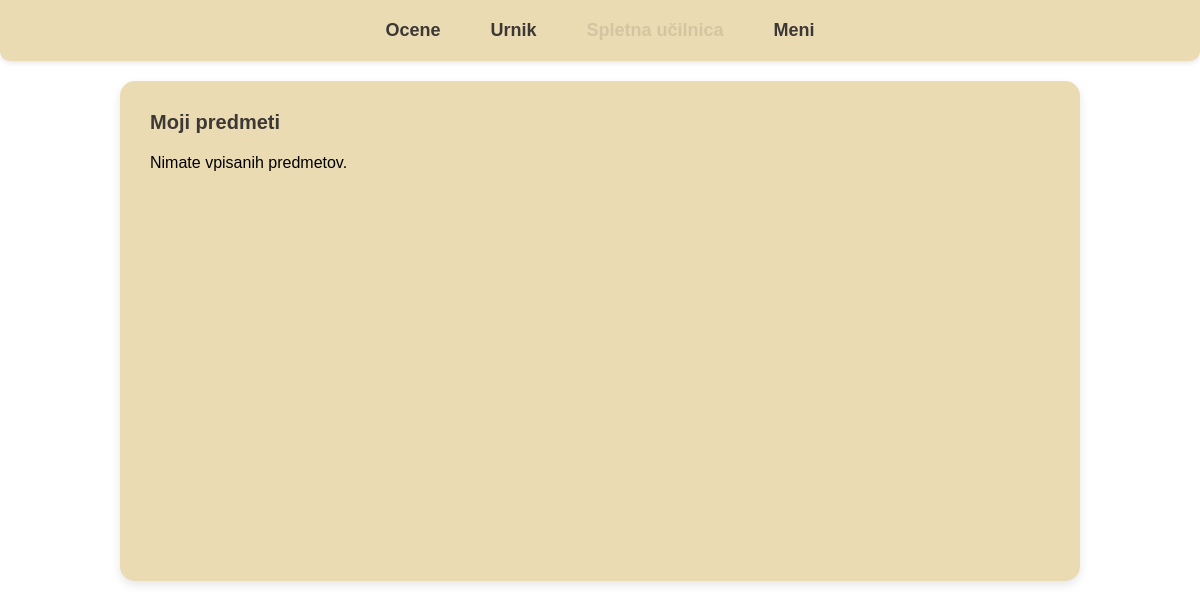
The page /predmeti.php (signed in) on the database as committed earlier.
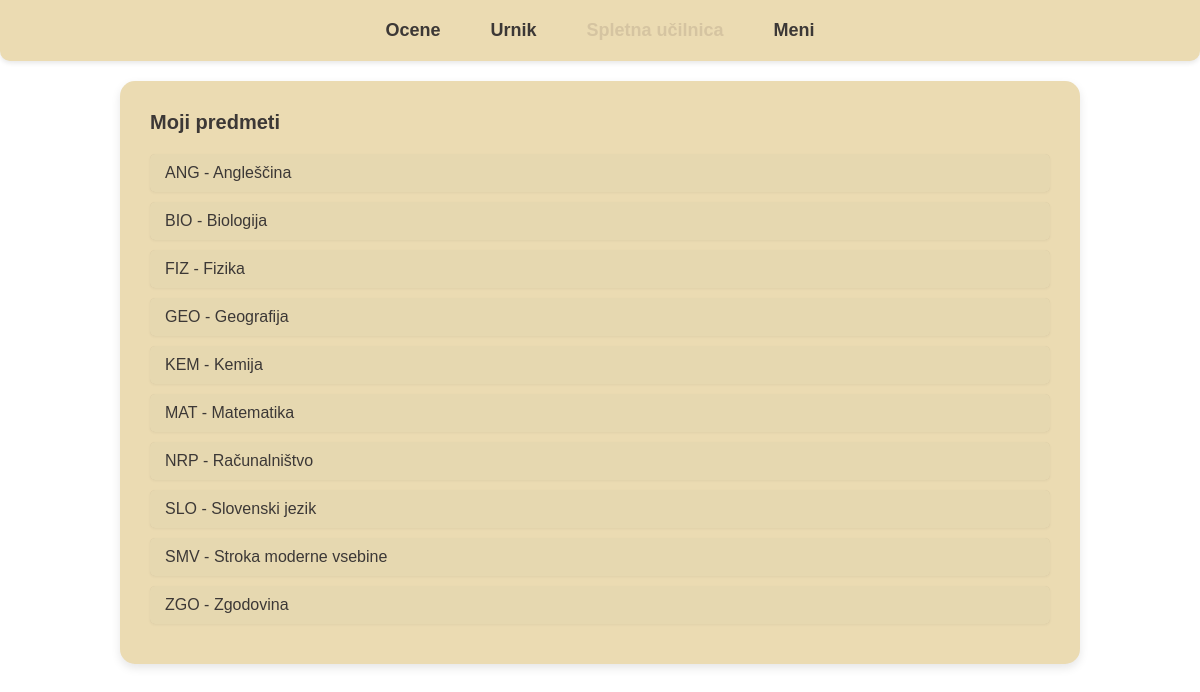
The same page on the database as committed later.
### tables this page shows
CREATE TABLE `predmeti` (
  `id` int(11) NOT NULL,
  `ime` varchar(45) NOT NULL,
  `koda` varchar(10) NOT NULL,
  `opis` text DEFAULT NULL,
  `status` enum('aktiven','neaktiven') DEFAULT 'aktiven'
);

### src/predmeti.php (the view, shortened to what this page needs)
<?php
$uporabnik = get_trenutni_uporabnik();
$uporabnik_id = $uporabnik['id'];
$vloga = $uporabnik['vloga'];
global $pdo;
if ($vloga === 'ucenec') {
    $stmt = $pdo->prepare("
        SELECT p.id, p.ime, p.koda, p.opis
        FROM predmeti p
        INNER JOIN ucenci_predmeti up ON p.id = up.id_predmeta
        WHERE up.id_ucenca = ? AND up.status = 'vpisano' AND p.status = 'aktiven'
        ORDER BY p.ime
    ");
    $stmt->execute([$uporabnik_id]);
    $predmeti = $stmt->fetchAll();
} else {
    $stmt = $pdo->prepare("SELECT id, ime, koda, opis FROM predmeti WHERE status = 'aktiven' ORDER BY ime");
    $stmt->execute();
    $predmeti = $stmt->fetchAll();
}
?>
<!DOCTYPE html>
<html lang="sl">
<head>
    <link rel="stylesheet" href="styles.css">
</head>
<body>
    <nav class="main-nav">
        <a href="ocene.php">Ocene</a>
        <a href="urnik.php">Urnik</a>
        <a href="#" class="active">Spletna učilnica</a>
        <a href="meni.php">Meni</a>
    </nav>
    <div class="content-container">
        <div class="subjects-list-box">
            <h3>Moji predmeti</h3>
            <?php if (empty($predmeti)): ?>
                <p>Nimate vpisanih predmetov.</p>
            <?php else: ?>
                <?php foreach ($predmeti as $predmet): ?>
                    <div class="subject-row-item">
                        <span class="subject-name-display">
                            <?php echo htmlspecialchars($predmet['koda'] . ' - ' . $predmet['ime']); ?>
                        </span>
                    </div>
                <?php endforeach; ?>
            <?php endif; ?>
        </div>
    </div>
</body>
</html>

### src/styles.css (style rules this page uses)
:root { --color-light-beige: #EBDBB2; --color-dark-beige: #D5C4A1; --color-text: #3c3836; --color-white: #FFFFFF; }
* { box-sizing: border-box; margin: 0; padding: 0; font-family: Arial, Helvetica, sans-serif; }
body { background-color: var(--color-white); padding: 0; display: block; }
.content-container { max-width: 1000px; margin: 20px auto; padding: 0 20px; }
.main-nav { width: 100%; background-color: var(--color-light-beige); padding: 15px 0; margin-bottom: 20px; border-radius: 0 0 10px 10px; box-shadow: 0 2px 5px rgba(0, 0, 0, 0.1); display: flex; justify-content: center; gap: 40px; }
.main-nav a { color: var(--color-text); text-decoration: none; font-weight: bold; font-size: 18px; padding: 5px; transition: color 0.2s; }
.main-nav a:hover, .main-nav .active { color: var(--color-dark-beige); }
.subjects-list-box { min-height: 500px; padding: 30px; background-color: var(--color-light-beige); border-radius: 15px; box-shadow: 0 4px 10px rgba(0, 0, 0, 0.1); position: relative; }
.subjects-list-box h3 { font-size: 20px; font-weight: bold; margin-bottom: 20px; color: var(--color-text); }
.subject-row-item { display: flex; justify-content: space-between; align-items: center; padding: 0; margin-bottom: 10px; background-color: var(--color-dark-beige); border-radius: 5px; overflow: hidden; box-shadow: 0 1px 3px rgba(0, 0, 0, 0.05); }
.subject-name-display { padding: 10px 15px; flex-grow: 1; font-size: 16px; color: var(--color-text); background-color: #e6d8b0; }

Rows that differ between the two databases and show on the page:
added predmeti: koda+ime "ANG - Angleščina"
added predmeti: koda+ime "BIO - Biologija"
added predmeti: koda+ime "FIZ - Fizika"
added predmeti: koda+ime "GEO - Geografija"
added predmeti: koda+ime "KEM - Kemija"
added predmeti: koda+ime "MAT - Matematika"
added predmeti: koda+ime "NRP - Računalništvo"
added predmeti: koda+ime "SLO - Slovenski jezik"
added predmeti: koda+ime "SMV - Stroka moderne vsebine"
added predmeti: koda+ime "ZGO - Zgodovina"
Other text that changed with them:
text no longer shown: "Nimate vpisanih predmetov."
